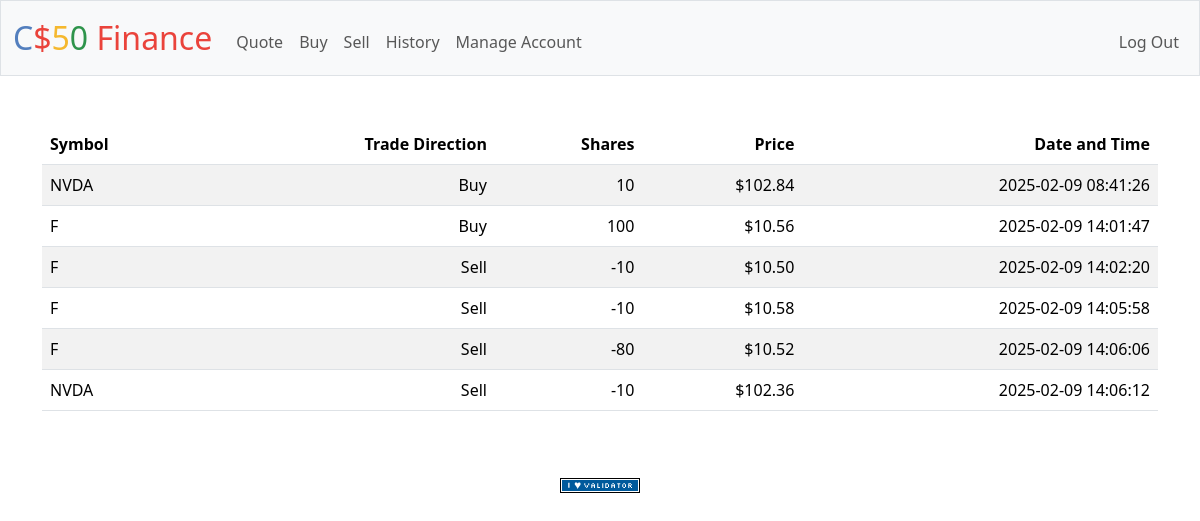
The page /history (signed in) on the database its author committed.
### tables this page shows
CREATE TABLE history (
    user_id INTEGER NOT NULL,
    symbol TEXT NOT NULL,
    price NUMERIC NOT NULL,
    quantity INTEGER NOT NULL,
    date_time TEXT NOT NULL,
    FOREIGN KEY (user_id)
        REFERENCES users (id)
    );

### app.py (the view)
@app.route("/history")
@login_required
def history():
    history = db.execute(""" SELECT symbol, price, quantity, date_time FROM history \
                                WHERE user_id = ? """, session["user_id"])
    for entry in history:
        if entry["quantity"] > 0:
            entry["direction"] = "Buy"
        else:
            entry["direction"] = "Sell"
    return render_template("history.html", history=history)

### app.py (called while the page is built)
@app.after_request
def after_request(response):
    response.headers["Cache-Control"] = "no-cache, no-store, must-revalidate"
    response.headers["Expires"] = 0
    response.headers["Pragma"] = "no-cache"
    return response

### helpers.py (called while the page is built)
def login_required(f):
    @wraps(f)
    def decorated_function(*args, **kwargs):
        if session.get("user_id") is None:
            return redirect("/login")
        return f(*args, **kwargs)
    return decorated_function

def usd(value):
    return f"${value:,.2f}"

### templates/history.html (shortened to what this page needs)
{% extends "layout.html" %}
{% block main %}
    <table class="table table-striped">
        <thead>
            <tr>
                <th class="text-start">Symbol</th>
                <th class="text-end">Trade Direction</th>
                <th class="text-end">Shares</th>
                <th class="text-end">Price</th>
                <th class="text-end">Date and Time</th>
            </tr>
        </thead>
        <tbody>
            {% for entry in history %}
                <tr>
                    <td class="text-start">{{entry.symbol}}</td>
                    <td class="text-end">{{entry.direction}}</td>
                    <td class="text-end">{{entry.quantity}}</td>
                    <td class="text-end">{{entry.price | usd}}</td>
                    <td class="text-end">{{entry.date_time}}</td>
                </tr>
            {% endfor %}
        </tbody>
    </table>
{% endblock %}

### rows shown on the page
history: symbol "NVDA", direction "Buy", quantity "10", price "$102.84", date_time "2025-02-09 08:41:26"
history: symbol "F", direction "Buy", quantity "100", price "$10.56", date_time "2025-02-09 14:01:47"
history: symbol "F", direction "Sell", quantity "-10", price "$10.50", date_time "2025-02-09 14:02:20"
history: symbol "F", direction "Sell", quantity "-10", price "$10.58", date_time "2025-02-09 14:05:58"
history: symbol "F", direction "Sell", quantity "-80", price "$10.52", date_time "2025-02-09 14:06:06"
history: symbol "NVDA", direction "Sell", quantity "-10", price "$102.36", date_time "2025-02-09 14:06:12"
